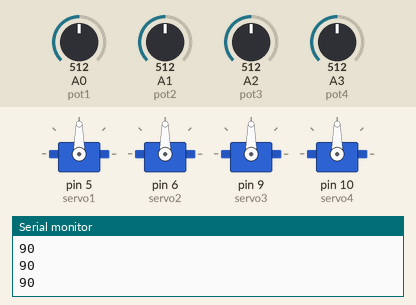
Simulated run of this sketch. Board: Arduino Uno, built with avr-gcc and run on an emulated ATmega328P. On the bench: 4 × servo, the last lines printed to the serial monitor. The test bench sets the inputs (shaded band); at power-on: A3 (pot4) = 512, A0 (pot1) = 512, A2 (pot3) = 512, A1 (pot2) = 512.

Above: at 1.2 s.
1.3 s: A3 (pot4) set to 716
At 2.3 s:
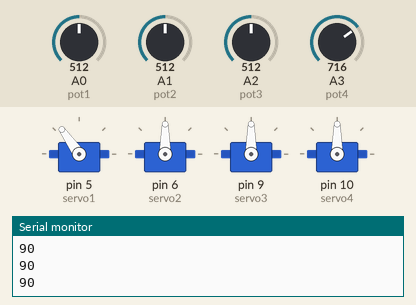
2.8 s: A0 (pot1) set to 62
5.8 s: A0 (pot1) set to 53
7.3 s: A3 (pot4) set to 992
At 8.4 s:
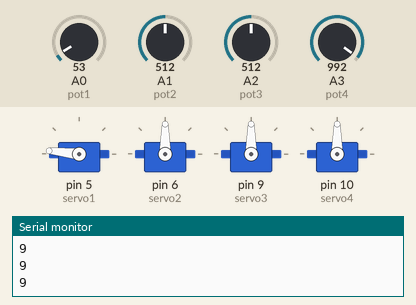
8.8 s: A2 (pot3) set to 499
11.8 s: A3 (pot4) set to 306
At 13.2 s:
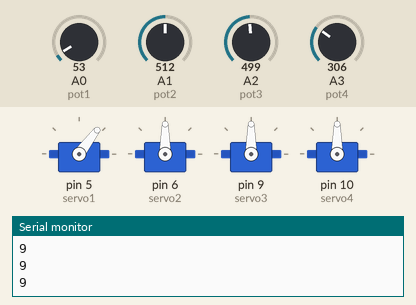
Timing chart, 0 to 14.3 s (numbered marks = the images above; inputs shaded):
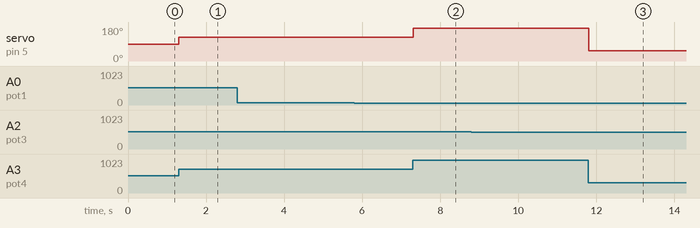

The sketch:

arm.ino
```cpp
#include <Servo.h>
Servo servo1;
Servo servo2;
Servo servo3;
Servo servo4;
int data1;
int data2;
int data3;
int data4;

int pot1 = A0;
int pot2 = A1;
int pot3 = A2;
int pot4 = A3;


void setup() {
  Serial.begin(9600);
  servo1.attach(5);
  servo2.attach(6);
  servo3.attach(9);
  servo4.attach(10);
  pinMode(pot1, INPUT);
  pinMode(pot2, INPUT);
  pinMode(pot3, INPUT);
  pinMode(pot4, INPUT);

}

void loop() {
  data1 = analogRead(pot1);
  data1 = map(data1,0,1023,0,180);
  servo1.write(data1);
  Serial.println(data1);

  data2 = analogRead(pot2);
  data2 = map(data2,0,1023,0,180);
  servo1.write(data2);

  data3 = analogRead(pot3);
  data3 = map(data3,0,1023,0,180);
  servo1.write(data3);

  data4 = analogRead(pot4);
  data4 = map(data4,0,1023,0,180);
  servo1.write(data4);

  delay(5);

}
```

Measured:
- after the input at 1.3 s, servo on pin 5 (servo1): 90° → 125° at once
- after the input at 7.3 s, servo on pin 5 (servo1): 125° → 174° at once
- after the input at 11.8 s, servo on pin 5 (servo1): 174° → 53° at once
